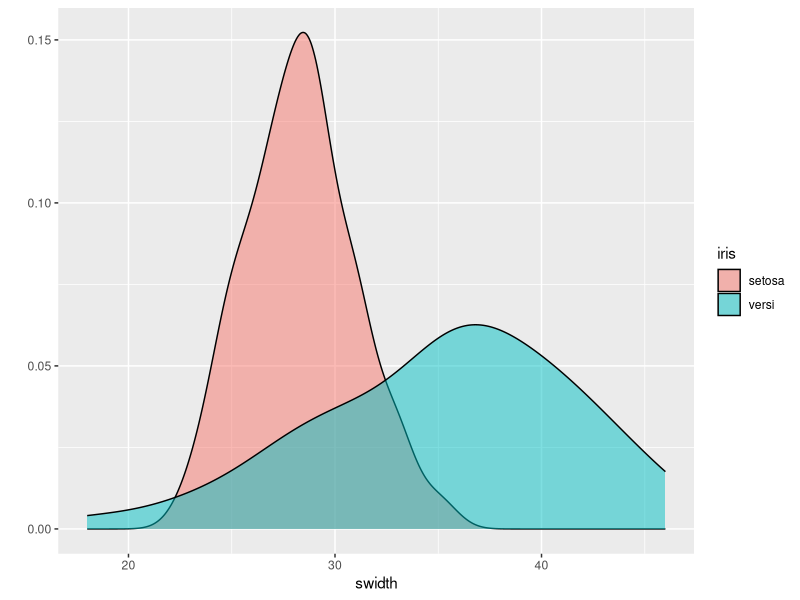
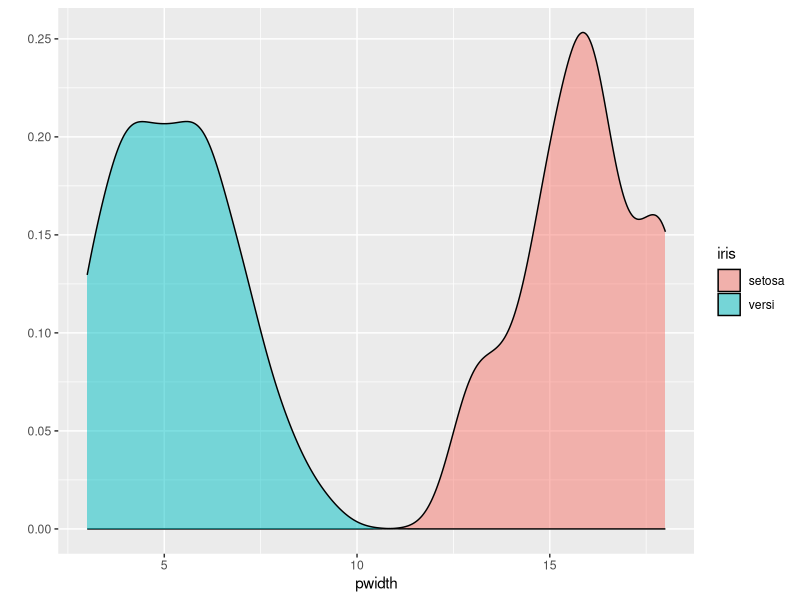
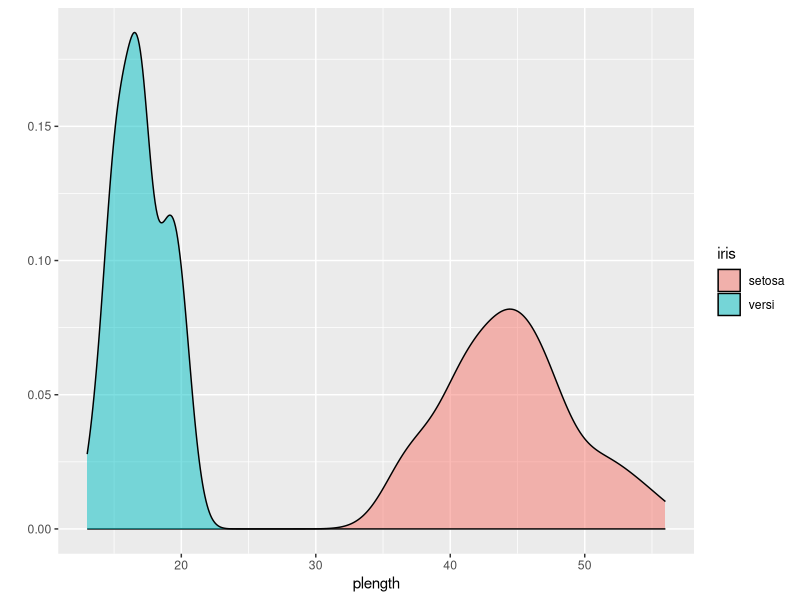
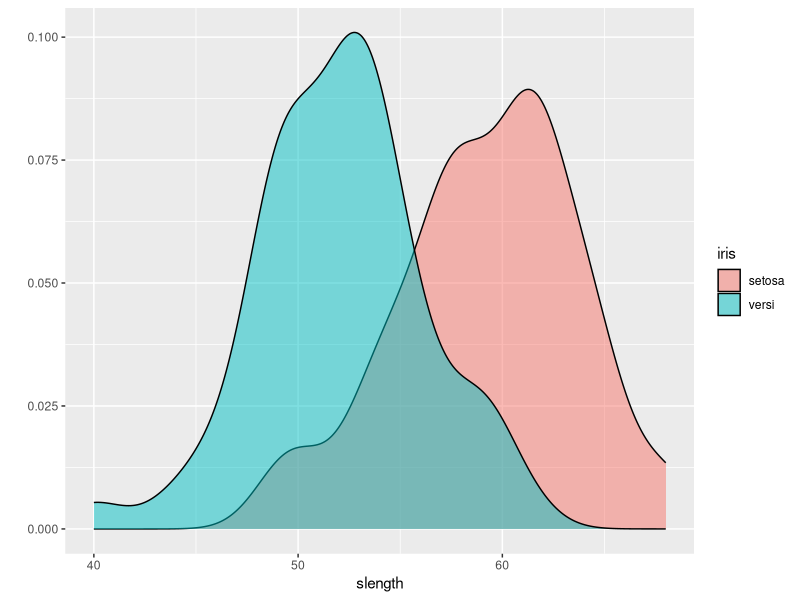
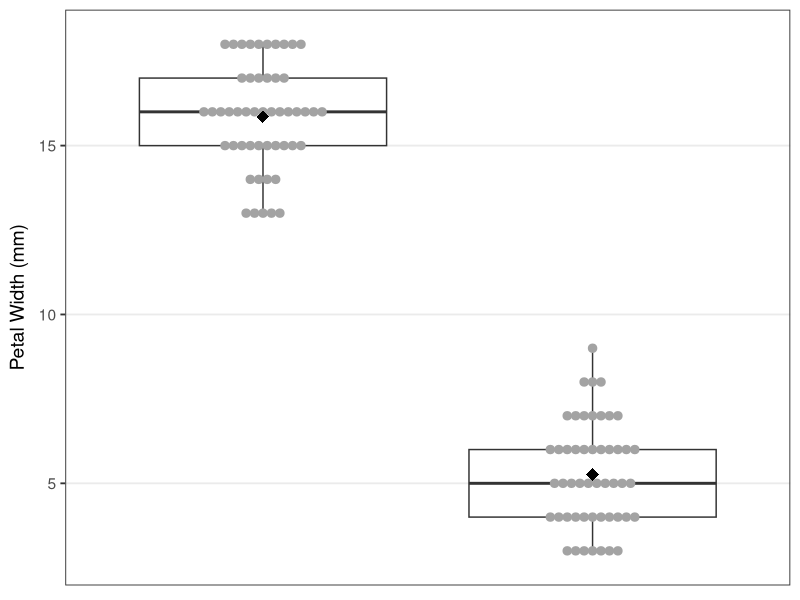
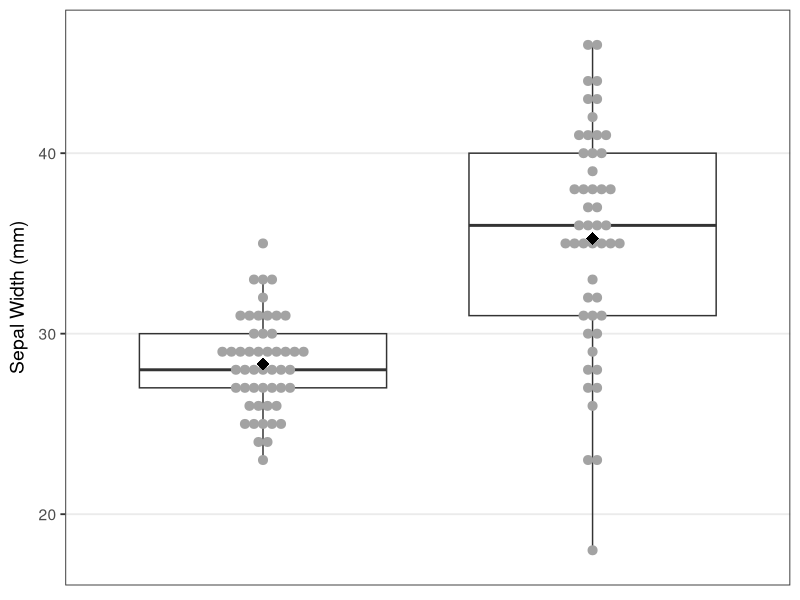
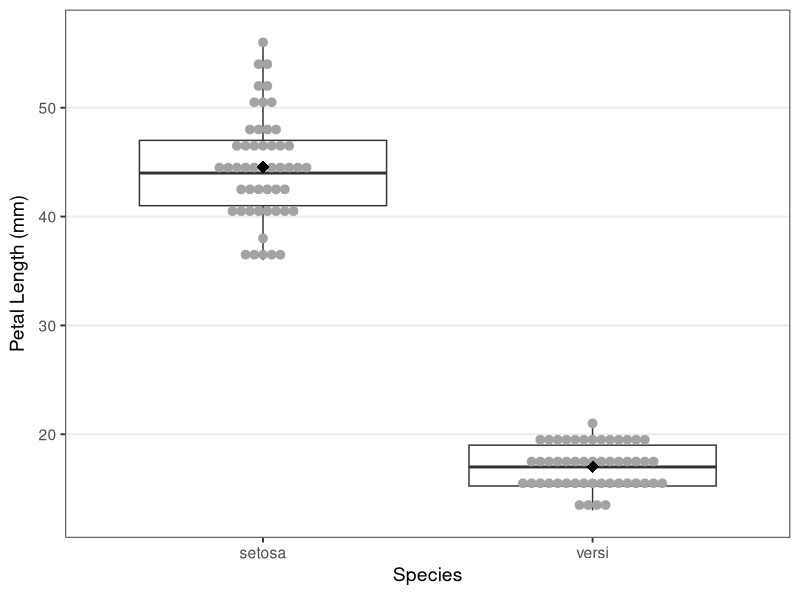
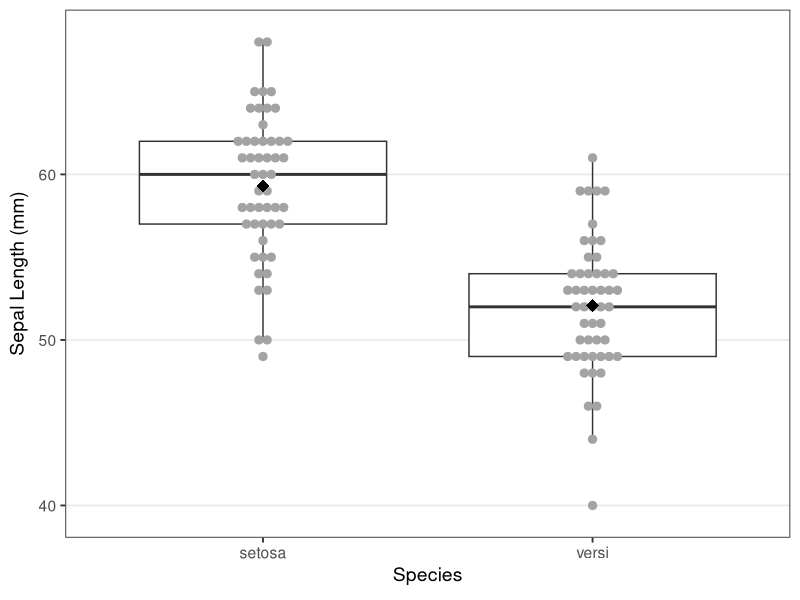

Here is the R script that generated these plots, in order:
## ---- chunk 1
knitr::opts_chunk$set(echo = TRUE)
## ---- chunk 2
library(tidyverse)
library(here)
## ---- chunk 3
setosa_sepal <- read_table(here("Data/setosa_sepal.txt"))
setosa_petal <- read_table(here("Data/setosa_petal.txt"))
versi_sepal <- read_table(here("Data/versi_sepal.txt"))
versi_petal <- read_table(here("Data/versi_petal.txt"))
## ---- chunk 4
colnames(setosa_petal) <- c("plantid", "pwidth", "plength")
colnames(setosa_sepal) <- c("plantid", "swidth", "slength")
colnames(versi_petal) <- c("plantid", "pwidth", "plength")
colnames(versi_sepal) <- c("plantid", "swidth", "slength")
## ---- chunk 5
setosa <- inner_join(
x = setosa_petal,
y = setosa_sepal,
by = "plantid"
)
versi <- inner_join(
x = versi_petal,
y = versi_sepal,
by = "plantid"
)
## ---- chunk 6
setosa <- setosa %>%
mutate(.,
iris = "setosa"
)
versi <- versi %>%
mutate(.,
iris = "versi"
)
## ---- chunk 7
setosa_versi <- rbind(setosa, versi)
## ---- chunk 8
summary(setosa$swidth)
summary(versi$swidth)
summary(setosa$pwidth)
summary(versi$pwidth)
summary(setosa$plength)
summary(versi$plength)
summary(setosa$slength)
summary(versi$slength)
## ---- chunk 9
qplot(
x = swidth,
fill = iris,
data = setosa_versi,
geom = "density",
alpha = I(0.5) # This syntax removes alpha from the legend
)
## ---- chunk 10
qplot(
x = pwidth,
fill = iris,
data = setosa_versi,
geom = "density",
alpha = I(0.5) # This syntax removes alpha from the legend
)
## ---- chunk 11
qplot(
x = plength,
fill = iris,
data = setosa_versi,
geom = "density",
alpha = I(0.5) # This syntax removes alpha from the legend
)
## ---- chunk 12
qplot(
x = slength,
fill = iris,
data = setosa_versi,
geom = "density",
alpha = I(0.5) # This syntax removes alpha from the legend
)
## ---- chunk 13
plot1 <- ggplot(setosa_versi, aes(x = iris, y = pwidth)) + # define plot axes
geom_boxplot() + # Add boxplots for each group
geom_dotplot( # Dotplot by group
binaxis = "y",
binwidth = 0.5,
stackdir = "center",
dotsize = .5,
fill = "grey64", colour = "grey64"
) +
stat_summary( # Add means to the plot
fun = mean,
geom= "point", shape = 18, size = 4
) +
theme_bw(base_size = 14) + # Change theme (remove grey background), increase text size
theme(
panel.grid.major.x = element_blank(), # Remove gridlines from x axis
panel.grid.minor.y = element_blank(), # Remove minor gridlines from y
axis.text.x=element_blank(),
axis.ticks.x = element_blank()
) +
labs(
# Change y axis labels with complex units,
y = expression(
paste(
"Petal Width (mm)"
)
),
# remove x axis labels
x = NULL
)
plot1
## ---- chunk 14
plot3 <- ggplot(setosa_versi, aes(x = iris, y = swidth)) + # define plot axes
geom_boxplot() + # Add boxplots for each group
geom_dotplot( # Dotplot by group
binaxis = "y",
binwidth = 1,
stackdir = "center",
dotsize = .5,
fill = "grey64", colour = "grey64"
) +
stat_summary( # Add means to the plot
fun = mean,
geom= "point", shape = 18, size = 4
) +
theme_bw(base_size = 14) + # Change theme (remove grey background), increase text size
theme(
panel.grid.major.x = element_blank(), # Remove gridlines from x axis
panel.grid.minor.y = element_blank(), # Remove minor gridlines from y
axis.text.x=element_blank(),
axis.ticks.x = element_blank()
) +
labs(
# Change y axis labels with complex units,
y = expression(
paste(
"Sepal Width (mm)"
)
),
# remove x axis labels
x = NULL
)
plot3
## ---- chunk 15
plot2 <- ggplot(setosa_versi, aes(x = iris, y = plength)) + # define plot axes
geom_boxplot() + # Add boxplots for each group
geom_dotplot( # Dotplot by group
binaxis = "y",
binwidth = 1.6,
stackdir = "center",
dotsize = .5,
fill = "grey64", colour = "grey64"
) +
stat_summary( # Add means to the plot
fun = mean,
geom= "point", shape = 18, size = 4
) +
theme_bw(base_size = 14) + # Change theme (remove grey background), increase text size
theme(
panel.grid.major.x = element_blank(), # Remove gridlines from x axis
panel.grid.minor.y = element_blank() # Remove minor gridlines from y
) +
labs(
# Change y axis labels with complex units,
y = expression(
paste(
"Petal Length (mm)"
)
),
# x axis labels
x = expression(
paste(
"Species"
)
))
plot2
## ---- chunk 16
plot4 <- ggplot(setosa_versi, aes(x = iris, y = slength)) + # define plot axes
geom_boxplot() + # Add boxplots for each group
geom_dotplot( # Dotplot by group
binaxis = "y",
binwidth = 1,
stackdir = "center",
dotsize = .5,
fill = "grey64", colour = "grey64"
) +
stat_summary( # Add means to the plot
fun = mean,
geom= "point", shape = 18, size = 4
) +
theme_bw(base_size = 14) + # Change theme (remove grey background), increase text size
theme(
panel.grid.major.x = element_blank(), # Remove gridlines from x axis
panel.grid.minor.y = element_blank() # Remove minor gridlines from y
) +
labs(
# Change y axis labels with complex units,
y = expression(
paste(
"Sepal Length (mm)"
)
),
# x axis labels
x = expression(
paste(
"Species"
)
))

plot4
## ---- chunk 17
library(patchwork)
## ---- chunk 18
caption_text_1 <- "Figure 1. The observed data points for petal width and length for I. setosa and I. versi. Black diamonds are showing means for the sample population, the dark horizontal line represents the median, the upper and lower lines represent the first and third quantiles, and the small grey dots are the observed data points."
wrapped_caption_1 <- str_wrap(caption_text_1, width = 115)

# making the plot dataframe
combined_plot_petal <- plot1 / plot2 + plot_layout(ncol = 1)

# Plot!
combined_plot_petal  +
  labs(caption = wrapped_caption_1) +
  theme(plot.caption = element_text(size = 8, hjust = 0))
  
## ---- chunk 19
caption_text_2 <- "Figure 2. The observed data points for sepal width and length for I. setosa and I. versi. Black diamonds are showing means for the sample population, the dark horizontal line represents the median, the upper and lower lines represent the first and third quantiles, and the small grey dots are the observed data points."
wrapped_caption_2 <- str_wrap(caption_text_2, width = 115)

# Plot dataframe
combined_plot_sepal <- plot3 / plot4 + plot_layout(ncol = 1)

# Plot
combined_plot_sepal  +
  labs(caption = wrapped_caption_2) +
  theme(plot.caption = element_text(size = 8, hjust = 0))
## ---- chunk 20
(resp_uneq_swidth <- t.test(swidth ~ iris, data = setosa_versi))
## ---- chunk 21
(resp_uneq_plength <- t.test(plength ~ iris, data = setosa_versi))
## ---- chunk 22
(resp_eq_pwidth <- t.test(pwidth ~ iris, var.equal = T, data = setosa_versi))
## ---- chunk 23
(resp_eq_slength <- t.test(slength ~ iris, var.equal = T, data = setosa_versi))
## ---- chunk 24
caption_text_1 <- "Figure 1. The observed data points for petal width and length for I. setosa and I. versi. Black diamonds are showing means for the sample population, the dark horizontal line represents the median, the upper and lower lines represent the first and third quantiles, and the small grey dots are the observed data points."
wrapped_caption_1 <- str_wrap(caption_text_1, width = 115)

# making the plot dataframe
combined_plot_petal <- plot1 / plot2 + plot_layout(ncol = 1)

# Plot!
combined_plot_petal  +
  labs(caption = wrapped_caption_1) +
  theme(plot.caption = element_text(size = 8, hjust = 0))
  
## ---- chunk 25
caption_text_2 <- "Figure 2. The observed data points for sepal width and length for I. setosa and I. versi. Black diamonds are showing means for the sample population, the dark horizontal line represents the median, the upper and lower lines represent the first and third quantiles, and the small grey dots are the observed data points."
wrapped_caption_2 <- str_wrap(caption_text_2, width = 115)

# Plot dataframe
combined_plot_sepal <- plot3 / plot4 + plot_layout(ncol = 1)

# Plot
combined_plot_sepal  +
  labs(caption = wrapped_caption_2) +
  theme(plot.caption = element_text(size = 8, hjust = 0))
